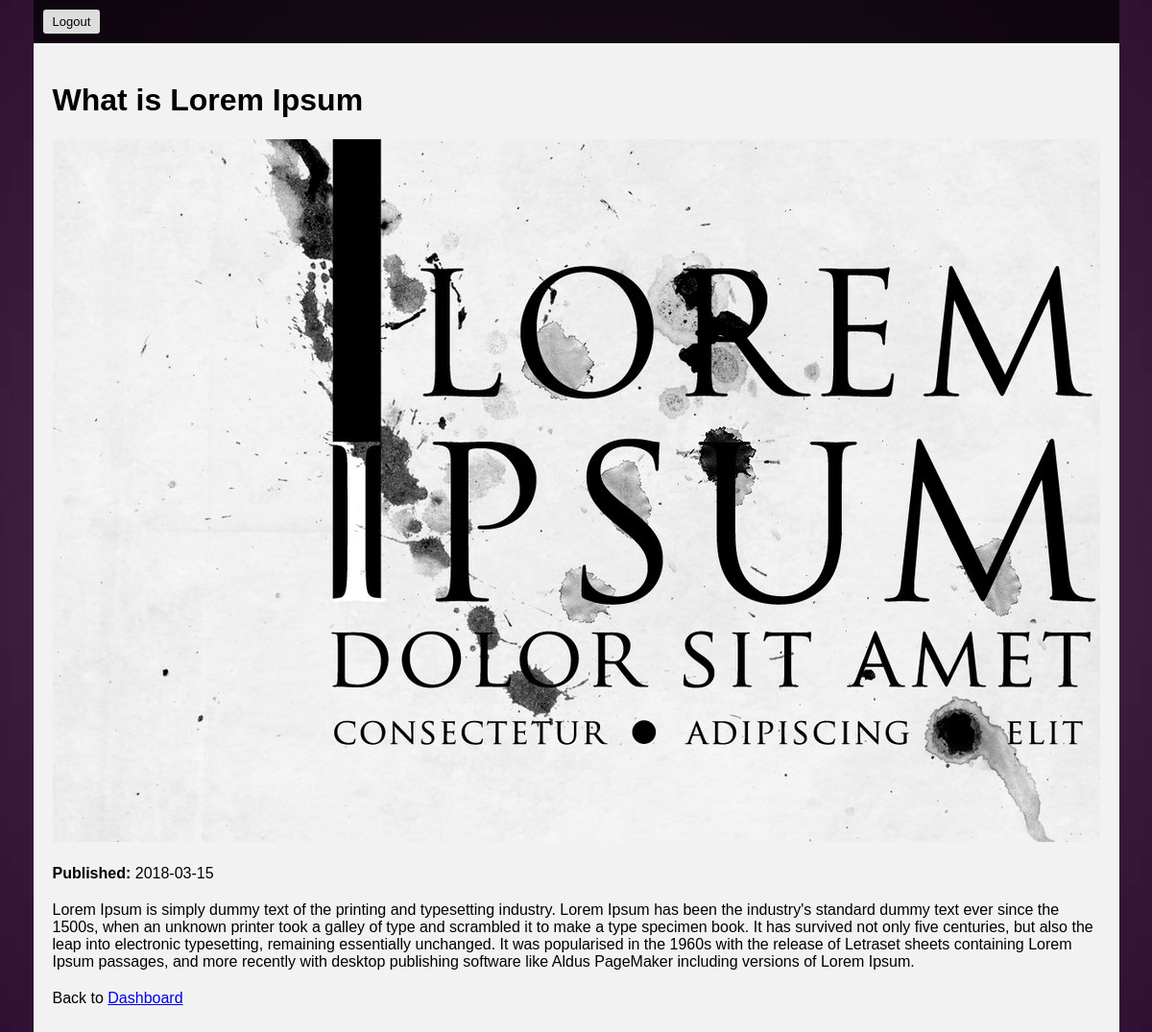
/view_post.php?id=2 (signed in), run on the app's committed database.
### tables this page shows
CREATE TABLE `posts` (
  `id` int(10) NOT NULL,
  `title` varchar(255) NOT NULL,
  `category` varchar(255) NOT NULL,
  `date_created` date NOT NULL,
  `image` varchar(255) NOT NULL,
  `content` longtext NOT NULL
);

### view_post.php (the view, shortened to what this page needs)
<?php
include('include/connection.inc.php');
$id = $_GET['id'];
$sql = "SELECT * FROM posts WHERE id = $id";
$result = mysqli_query($conn, $sql);
$row = mysqli_fetch_assoc($result);
?>
<!DOCTYPE html>
<html>
<head>
	<link rel="stylesheet" type="text/css" href="css/style.css">
</head>
<body>
	<nav>
		<div class="logout">
			<a href="">Logout</a>
		</div>
	</nav>
	<div class="container">
		<h1> <?php echo $row['title']; ?> </h1>
		<img src="<?php echo $row['image']; ?>">
		<p><b> Published: </b> <?php echo $row['date_created']; ?> </p>
		<p> <?php echo $row['content']; ?> </p>
		<p>Back to <a href="dashboard.php">Dashboard</a></p>
	</div>
</body>
</html>

### css/style.css (style rules this page uses)
body { width: 996px; margin: auto; display: table; font-family: sans-serif; background: url(../images/bg.jpg); background-repeat: no-repeat; background-attachment: fixed; background-position: center; background-size: cover; }
.container { background-color: #F2F2F2; padding: 20px; }
p { margin-top: 20px; margin-bottom: 10px; }
nav { background-color: #000000b3; padding: 10px; font-size: 13px; }
nav a { display: inline-block; color: #fff; padding: 5px; text-decoration: none; }
.navigation, .logout { width: 49.7%; display: inline-block; }
.logout a { padding: 5px 10px; background-color: #ddd; border-radius: 3px; color: #000; }

### data on the page
posts: title "What is Lorem Ipsum", image (picture), date_created "2018-03-15", content "Lorem Ipsum is simply dummy text of the printing and typesetting industry. Lorem Ipsum has been the industry's standard dummy text ever since the 1500s, when an unknown printer took a galley of type and scrambled it to make a type specimen book. It has survived not only five centuries, but also the leap into electronic typesetting, remaining essentially unchanged. It was popularised in the 1960s with the release of Letraset sheets containing Lorem Ipsum passages, and more recently with desktop publishing software like Aldus PageMaker including versions of Lorem Ipsum."
